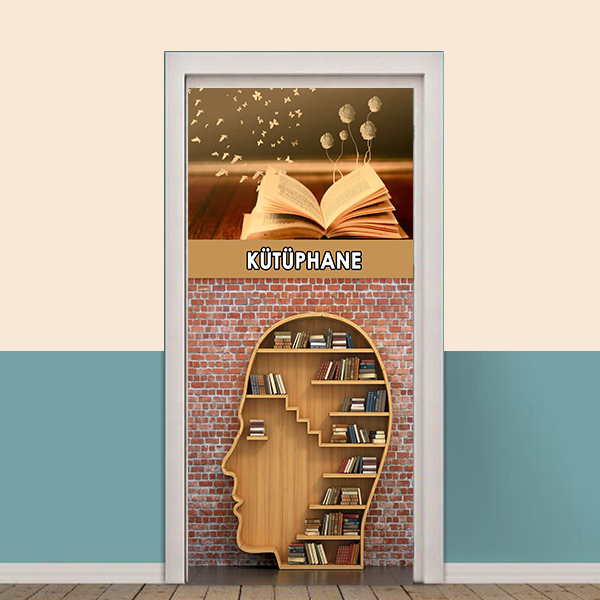
#> input picture kutuphane.png, 600 x 600 px, found by its file name
$ python vtys.py
#> lines starting #> are read from the running program, lines starting #| are printed output that depends on the picture
import tkinter as tk
from PIL import ImageTk
import PIL
import re
from tkinter import*
from tkinter import ttk
import mysql.connector
from datetime import datetime
from tkinter import messagebox
root = tk.Tk()
root.title("Kütüphane")


same=True
n=0.3

global uyeid


# [754 lines left out: functions kutuphane, kitap_işlemleri, alinan_kitaplar, kitapIade, empMenu, not called in this run]


    #backBtn = Button(root,text="<- Geri",bg='#455A64', fg='white',font=("arial",15,"bold"), command=uye)
    #backBtn.place(relx=0.5,rely=0.9, relwidth=0.18,relheight=0.08)


def quit():
    root.destroy()


# [260 lines left out: functions uye, kayit, not called in this run]


background_image =PIL.Image.open("kutuphane.png")
#> background_image is the input picture: PIL image 600x600 RGB; mean R, G, B 183.8, 172.2, 155.4
[imageSizeWidth, imageSizeHeight] = background_image.size
#> imageSizeWidth = 600; imageSizeHeight = 600

newImageSizeWidth = int(imageSizeWidth*n)
#> newImageSizeWidth = 180
if same:
    newImageSizeHeight = int(imageSizeHeight*n)
#> newImageSizeHeight = 180
else:
    newImageSizeHeight = int(imageSizeHeight/n)

background_image = background_image.resize((newImageSizeWidth,newImageSizeHeight))
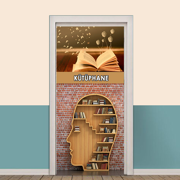
#> background_image: PIL image 180x180 RGB; mean R, G, B 183.8, 172.2, 155.4
img = ImageTk.PhotoImage(background_image)

Canvas1 = Canvas(root)

Canvas1.create_image(300,340)
Canvas1.config(bg="white")
Canvas1.pack(expand=True,fill=BOTH)

headingFrame1 = Frame(root,bg="#333945",bd=5)
headingFrame1.place(relx=0.2,rely=0.1,relwidth=0.6,relheight=0.16)

headingFrame2 = Frame(headingFrame1,bg="#EAF0F1")
headingFrame2.place(relx=0.01,rely=0.05,relwidth=0.98,relheight=0.9)

headingLabel = Label(headingFrame2, text="Kütüphane Otomasyonu", fg='black',font=("Arial",30,"bold"))
headingLabel.place(relx=0.15,rely=0.1, relwidth=0.7, relheight=0.7)

btn1 = Button(root,text="Üye Girişi",bg='black', fg='white',command=uye,font=("arial",15,"bold"))
btn1.place(relx=0.25,rely=0.3, relwidth=0.2,relheight=0.1)

btn2 = Button(root,text="Kayıt Ol",bg='black', fg='white',command=kayit,font=("arial",15,"bold"))
btn2.place(relx=0.55,rely=0.3, relwidth=0.2,relheight=0.1)

resim=PhotoImage(file="kutuphane.png")
resim_yeni=resim.subsample(2,2)


background_label = Label(root, image=resim_yeni)
background_label.place(x=550, y=350)

# [179 lines left out: functions kategori, yazar, adres, not called in this run]
